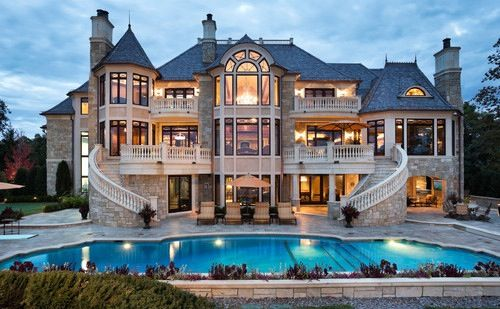
#> input picture houses_raw/house0001.jpg, 500 x 309 px; its folder holds 4 pictures in this run
$ python imagecropper.py
#> lines starting #> are read from the running program, lines starting #| are printed output that depends on the picture
from PIL import Image
import os

# Directory paths (relative to the Python script)
input_dir = os.path.join(os.getcwd(), 'houses_raw')  # Input folder for raw images
output_dir = os.path.join(os.getcwd(), 'houses')     # Output folder for processed images

# Ensure the output directory exists
if not os.path.exists(output_dir):
    os.makedirs(output_dir)

# Target resolution
target_size = (600, 600)

# Loop through all files in the input directory
for filename in os.listdir(input_dir):
    if filename.lower().endswith(('.png', '.jpeg', '.jpg', '.gif', '.bmp', '.webp')):
        # Open the image file
        img = Image.open(os.path.join(input_dir, filename))
#> img is the input picture: PIL image 500x309 RGB; mean R, G, B 111.5, 123.5, 132.2

        # Convert image to RGB if it's not already in RGB mode (necessary for JPG)
        if img.mode != 'RGB':
            img = img.convert('RGB')

        # Resize the image to 600x600 pixels
        img_resized = img.resize(target_size)
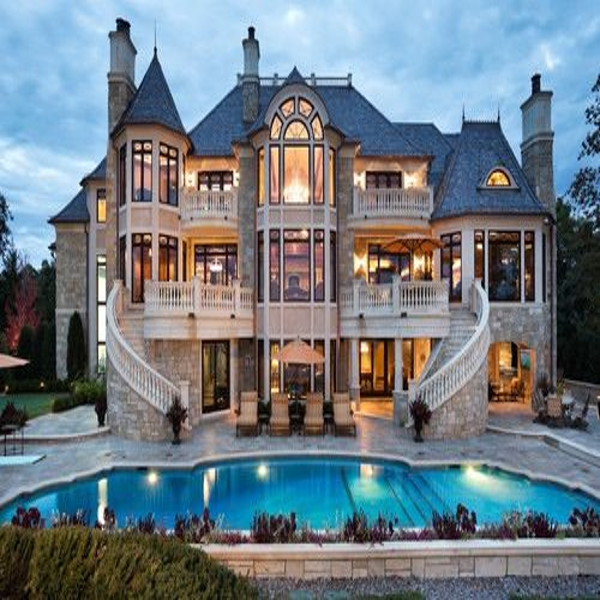
#> img_resized: PIL image 600x600 RGB; mean R, G, B 111.5, 123.5, 132.2

        # Create a new filename by converting the file extension to .jpg
        base_name, ext = os.path.splitext(filename)
        new_filename = f"{base_name}.jpg"

        # Save the resized image in the output directory
        img_resized.save(os.path.join(output_dir, new_filename), 'JPEG')

        print(f"Processed {filename} -> {new_filename}")
#> pass 2 of the loop `for filename in os.listdir(input_dir):`:
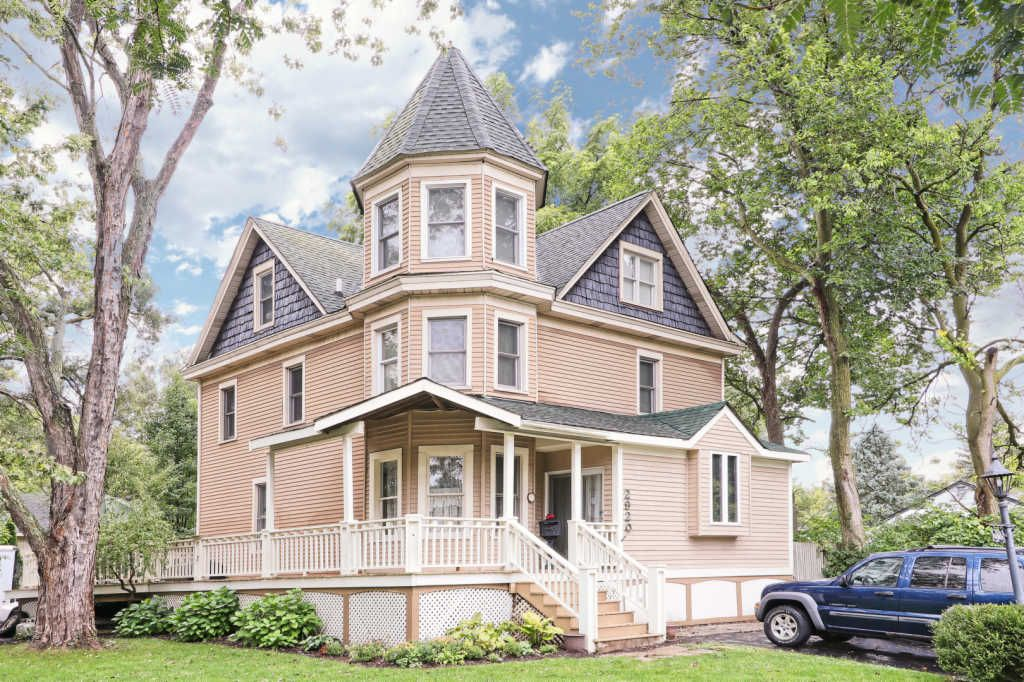
#> input picture houses_raw/house0002.jpg, 1024 x 682 px
#> img is the input picture: PIL image 1024x682 RGB; mean R, G, B 167.4, 165.8, 151.1
#> `img_resized = img.resize(target_size)`:
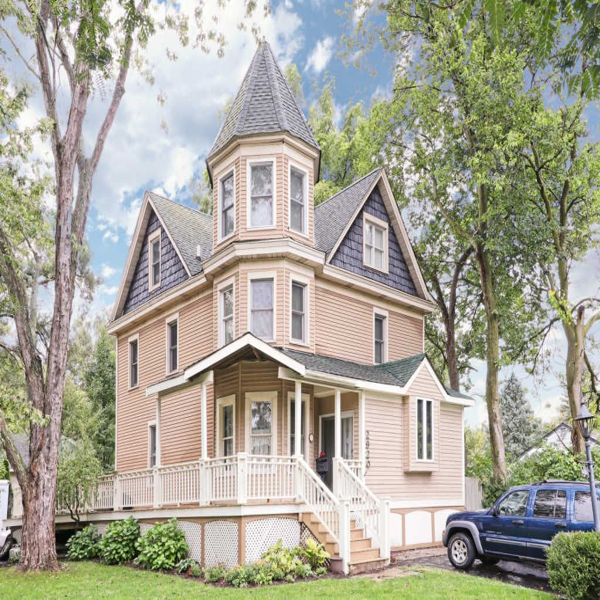
#> img_resized: PIL image 600x600 RGB; mean R, G, B 167.4, 165.8, 151.1
#> pass 3 of the loop `for filename in os.listdir(input_dir):`:
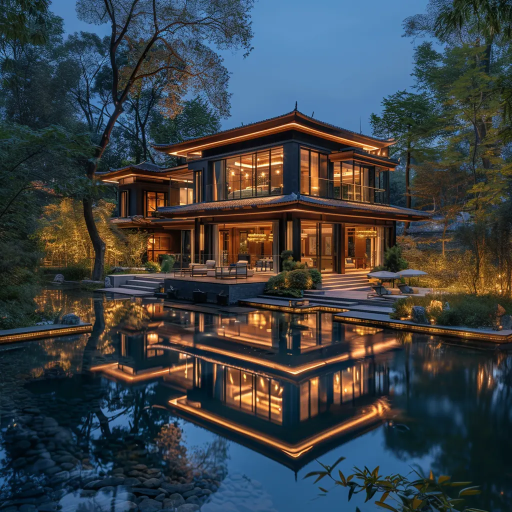
#> input picture houses_raw/house0003.webp, 1024 x 1024 px (shown at 1/2 size)
#> img is the input picture: PIL image 1024x1024 RGB; mean R, G, B 58.8, 64.8, 68.6
#> `img_resized = img.resize(target_size)`:
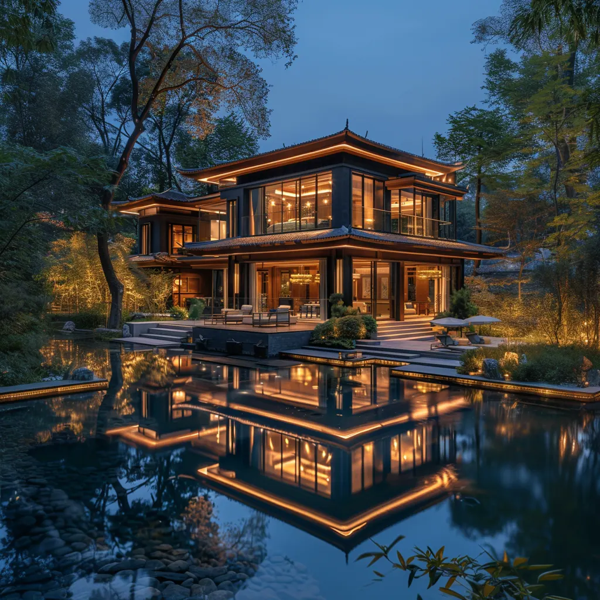
#> img_resized: PIL image 600x600 RGB; mean R, G, B 58.8, 64.8, 68.6
#> the loop made 4 passes; the first 3 are shown

print(f"All images processed and saved to {output_dir}")
